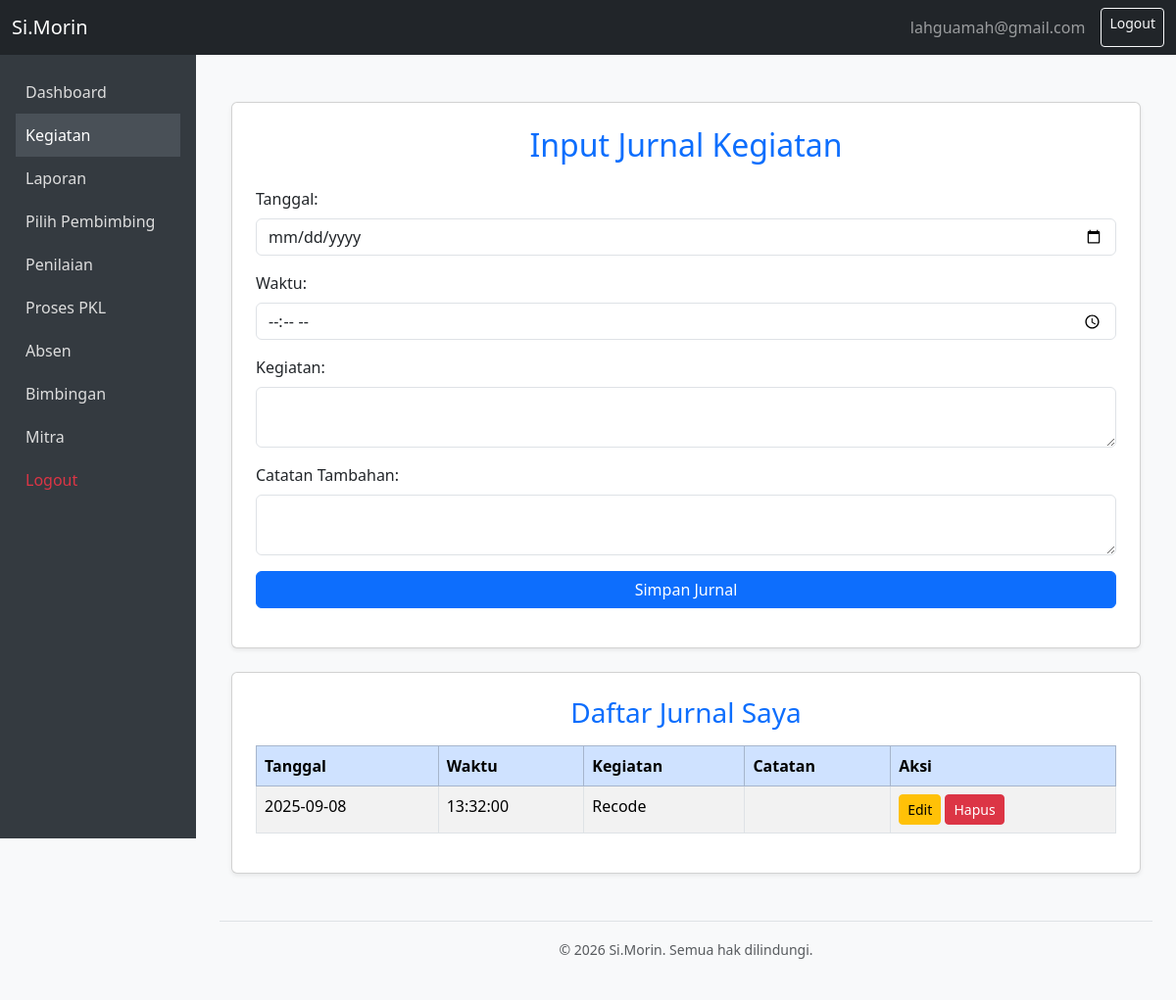
Screenshot of /siswa/App/Views/kegiatan.php (signed in) with the database file from the repository.
### tables this page shows
CREATE TABLE `jurnal` (
  `id` int(11) NOT NULL,
  `id_siswa` int(11) DEFAULT NULL,
  `tanggal` date NOT NULL,
  `waktu` time NOT NULL,
  `kegiatan` text NOT NULL,
  `catatan` text DEFAULT NULL
);

### siswa/App/Views/kegiatan.php (the view, shortened to what this page needs)
<?php
require_once __DIR__ . "/../../Config/database.php";
$id_siswa = $_SESSION["id_siswa"];
$stmt = $conn->prepare("SELECT * FROM jurnal WHERE id_siswa = ? ORDER BY tanggal DESC");
$stmt->bind_param("i", $id_siswa);
$stmt->execute();
$result_jurnal = $stmt->get_result();
?>
<?php include 'template/header.php'; ?>
<?php include 'template/sidebar.php'; ?>
<div class="container mt-4">
    <div class="card p-4 shadow-sm mb-4">
        <h2 class="text-center text-primary mb-4">Input Jurnal Kegiatan</h2>
        <div class="mb-3">
            <label for="tanggal" class="form-label">Tanggal:</label>
            <input type="date" id="tanggal" class="form-control" required>
        </div>
        <div class="mb-3">
            <label for="waktu" class="form-label">Waktu:</label>
            <input type="time" id="waktu" class="form-control" required>
        </div>
        <div class="mb-3">
            <label for="kegiatan" class="form-label">Kegiatan:</label>
            <textarea id="kegiatan" class="form-control" required></textarea>
        </div>
        <div class="mb-3">
            <label for="catatan" class="form-label">Catatan Tambahan:</label>
            <textarea id="catatan" class="form-control"></textarea>
        </div>
        <button class="btn btn-primary" id="simpan">Simpan Jurnal</button>
    </div>
    <div class="card p-4 shadow-sm">
        <h3 class="mb-3 text-primary text-center">Daftar Jurnal Saya</h3>
        <div id="tabelJurnal">
            <?php if ($result_jurnal->num_rows > 0): ?>
                <table class="table table-bordered table-striped">
                    <thead class="table-primary">
                        <tr>
                            <th>Tanggal</th>
                            <th>Waktu</th>
                            <th>Kegiatan</th>
                            <th>Catatan</th>
                            <th>Aksi</th>
                        </tr>
                    </thead>
                    <tbody id="dataJurnal">
                        <?php while ($row = $result_jurnal->fetch_assoc()): ?>
                        <tr>
                            <td><?= htmlspecialchars($row['tanggal']) ?></td>
                            <td><?= htmlspecialchars($row['waktu']) ?></td>
                            <td><?= nl2br(htmlspecialchars($row['kegiatan'])) ?></td>
                            <td><?= nl2br(htmlspecialchars($row['catatan'])) ?></td>
                            <td>
                            <button class="btn btn-sm btn-warning"
                                onclick='editJurnal(<?= json_encode([
                                    "id"       => (int)$row["id"],
                                    "tanggal"  => htmlspecialchars($row["tanggal"]),
                                    "waktu"    => htmlspecialchars($row["waktu"]),
                                    "kegiatan" => htmlspecialchars($row["kegiatan"]),
                                    "catatan"  => htmlspecialchars($row["catatan"])
                                ], JSON_HEX_APOS | JSON_HEX_QUOT) ?>)'>
                                Edit
                            </button>
                            <button class="btn btn-sm btn-danger"
                                onclick='hapusJurnal(<?= json_encode((int)$row["id"]) ?>)'>
                                Hapus
                            </button>
                        </td>
                        </tr>
                        <?php endwhile; ?>
                    </tbody>
                </table>
            <?php else: ?>
                <p class="text-muted text-center">Belum ada jurnal disimpan.</p>
            <?php endif; ?>
        </div>
    </div>
</div>
<?php include 'template/footer.php'; ?>

### siswa/App/Views/template/header.php (style rules this page uses)
body { background-color: #f8f9fa; }

### rows the page displays
jurnal: tanggal "2025-09-08", waktu "13:32:00", kegiatan "Recode"

### other values shown
$_SESSION['siswa_email'] "lahguamah@gmail.com"
